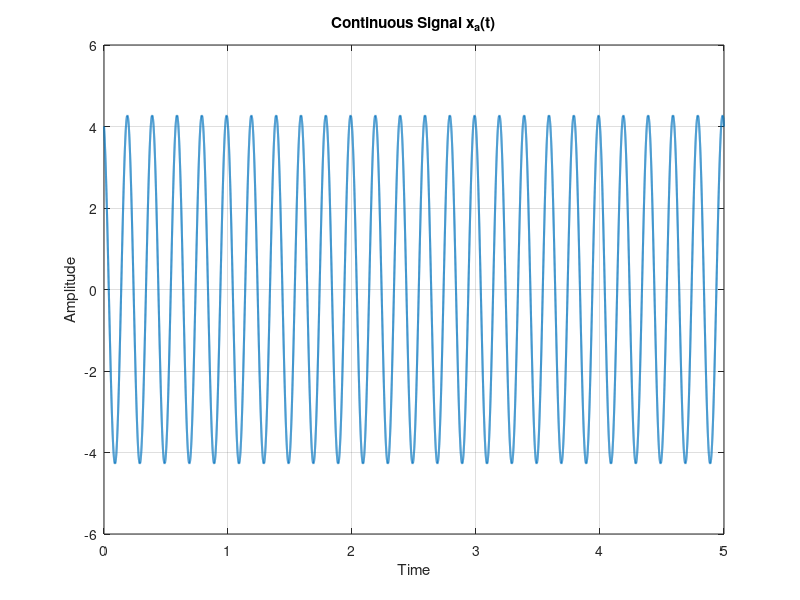

Reproduce this figure in MATLAB.
clc
clear
close all

% Input frequencies
f1 = input('Enter f1: ');
f2 = input('Enter f2: ');
f3 = input('Enter f3: ');
f4 = input('Enter f4: ');

% Continuous time
t = 0:0.0001:5;

% Signal xa(t)
x_a = 2.5*cos(2*pi*f1*t) - 1.5*sin(2*pi*f2*t) + cos(2*pi*f3*t) + 0.5*cos(2*pi*f4*t);

figure
plot(t,x_a,'LineWidth',1.5)
title('Continuous Signal x_a(t)')
xlabel('Time')
ylabel('Amplitude')
grid on
